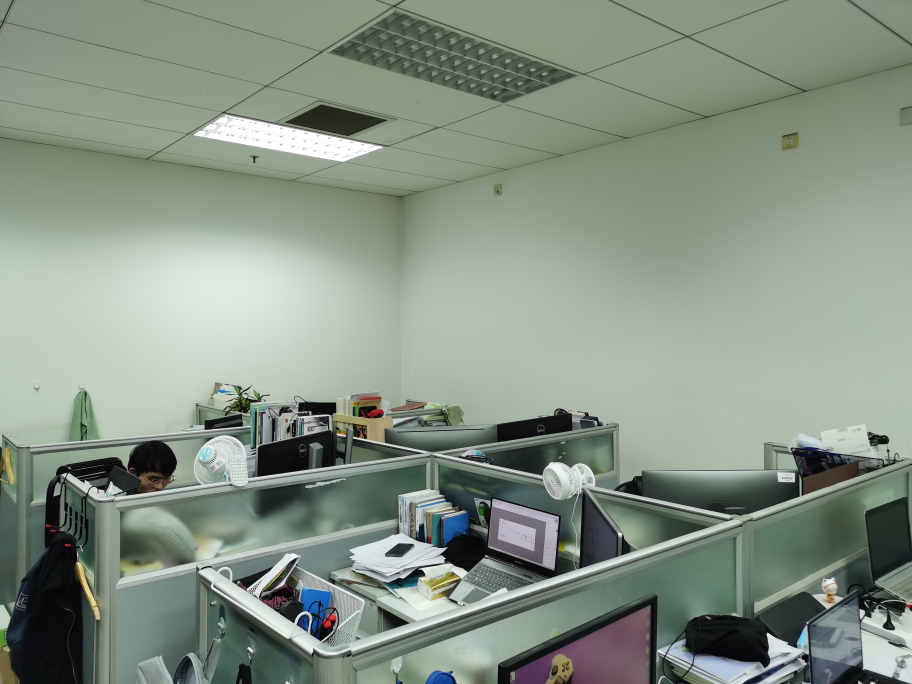
#> input picture data/samples/rt7.jpg, 3648 x 2736 px, found by its file name (shown at 1/4 size)
$ python debug_pipeline.py
#> lines starting #> are read from the running program, lines starting #| are printed output that depends on the picture; after the words box and inside, x2 and y2 are one past the last pixel; in counts of white or black regions, pixels touching at a corner belong together
### src/vp_calib/engine.py
import os
import sys
import math
import numpy as np
import cv2
from typing import List, Tuple, Optional, Union, Any

EPS = 1e-10

def read_image(path: str) -> Optional[np.ndarray]:
    image = cv2.imread(path)
    if image is not None:
        image = cv2.cvtColor(image, cv2.COLOR_BGR2RGB)
    return image

def image_enhance(image: np.ndarray, contrast: float, sharpness: float) -> np.ndarray:
    return cv2.convertScaleAbs(image, alpha=1.2, beta=5)

def get_hough_lines_cv(image: np.ndarray, line_length: int, line_gap: int) -> Tuple[np.ndarray, np.ndarray]:
    if len(image.shape) == 3: gray = cv2.cvtColor(image, cv2.COLOR_RGB2GRAY)
    else: gray = image
    clahe = cv2.createCLAHE(clipLimit=2.0, tileGridSize=(8, 8))
    gray_clahe = clahe.apply(gray)
    high_thresh, _ = cv2.threshold(gray_clahe, 0, 255, cv2.THRESH_BINARY + cv2.THRESH_OTSU)
    edges = cv2.Canny(gray_clahe, high_thresh * 0.4, high_thresh, apertureSize=3)
    lines = cv2.HoughLinesP(edges, 1, np.pi/180, threshold=45, minLineLength=line_length, maxLineGap=line_gap)
    if lines is None: return np.array([]), edges
    return lines.reshape(-1, 2, 2), edges

def refine_vp_svd(lines: np.ndarray) -> np.ndarray:
    if len(lines) < 2: return np.array([0, 0, 0.0])
    pts1, pts2 = lines[:, 0], lines[:, 1]
    L = np.cross(np.c_[pts1, np.ones(len(pts1))], np.c_[pts2, np.ones(len(pts2))])
    _, _, Vh = np.linalg.svd(L)
    vp = Vh[-1, :]
    if abs(vp[2]) < EPS: return vp / (np.linalg.norm(vp[:2]) + EPS)
    return vp / vp[2]

def run_vectorized_ransac(lines: np.ndarray, iterations: int, threshold: float, ignore_mask: Optional[np.ndarray] = None, vp_type: str = None, pp: np.ndarray = None) -> Tuple[Optional[np.ndarray], Optional[np.ndarray]]:
    num_lines = lines.shape[0]
    if num_lines < 2: return None, None
    valid_indices = np.where(~ignore_mask)[0] if ignore_mask is not None else np.arange(num_lines)
    if len(valid_indices) < 2: return None, None
    idx_pairs = np.random.choice(valid_indices, size=(min(iterations, 2000), 2), replace=True)
    L1 = np.cross(np.c_[lines[idx_pairs[:,0],0], np.ones(len(idx_pairs))], np.c_[lines[idx_pairs[:,0],1], np.ones(len(idx_pairs))])
    L2 = np.cross(np.c_[lines[idx_pairs[:,1],0], np.ones(len(idx_pairs))], np.c_[lines[idx_pairs[:,1],1], np.ones(len(idx_pairs))])
    hyp = np.cross(L1, L2)
    mask = np.abs(hyp[:, 2]) > EPS
    hyp = hyp[mask]; hyp /= (hyp[:, 2:3] + EPS)

    # [改良 2] Spatial Constraints for Indoor Environments
    if vp_type == 'forward' and pp is not None:
        dist = np.linalg.norm(hyp[:, :2] - pp, axis=1)
        hyp = hyp[dist < pp[0] * 1.0] # Forward VP is near center
    elif vp_type == 'vertical' and pp is not None:
        dist = np.linalg.norm(hyp[:, :2] - pp, axis=1)
        hyp = hyp[dist > pp[0] * 1.5] # Vertical VP is far from center

    if len(hyp) == 0: return None, None
    line_dirs = lines[:, 1] - lines[:, 0]
    v_dirs = hyp[:, np.newaxis, :2] - lines[np.newaxis, :, 0, :2]
    cos_theta = np.abs(np.sum(v_dirs * line_dirs[np.newaxis], axis=2) / (np.linalg.norm(v_dirs, axis=2) * np.linalg.norm(line_dirs, axis=1) + EPS))
    in_mat = cos_theta > math.cos(threshold * np.pi / 180.0)
    best_idx = np.argmax(np.sum(in_mat, axis=1))
    return hyp[best_idx], in_mat[best_idx]

def get_vp_inliers(image_input: Any, contrast: float, sharpness: float, sigma: float,
                   iterations: int, line_len: int, line_gap: int, threshold: float,
                   processing_width: int = 960) -> Tuple[List, List, List]:
    """
    Detects vanishing points and their inlier lines using RANSAC.

    Args:
        image_input: Path to the image or numpy array of the image.
        contrast: Contrast enhancement factor.
        sharpness: Sharpness enhancement factor.
        sigma: Gaussian blur sigma.
        iterations: Number of RANSAC iterations.
        line_len: Minimum line length for Hough transform.
        line_gap: Maximum line gap for Hough transform.
        threshold: Inlier threshold angle in degrees.
        processing_width: Width to resize image for processing.

    Returns:
        Tuple containing inlier masks, vanishing points, and visualization data.
    """
    full_image = read_image(image_input) if isinstance(image_input, str) else image_input
    if full_image is None: return [], [], [None, None, None, np.array([])]
    h, w = full_image.shape[:2]
    scale = processing_width / float(w)
    img_s = cv2.resize(full_image, (processing_width, int(h * scale)))
    sh, sw = img_s.shape[:2]
    if sigma > 0: img_s = cv2.GaussianBlur(img_s, (int(sigma*2)|1, int(sigma*2)|1), sigma)
    enh = image_enhance(img_s, contrast, sharpness)
    lines_s, edges_s = get_hough_lines_cv(enh, line_len, line_gap)
    if lines_s.size == 0: return [], [None, None, None], [full_image, enh, edges_s, np.array([])]

    dy, dx = np.abs(lines_s[:, 1, 1] - lines_s[:, 0, 1]), np.abs(lines_s[:, 1, 0] - lines_s[:, 0, 0])
    y_mean = np.mean(lines_s[:, :, 1], axis=1)

    # [改良 1] 更精細的語意篩選
    # 垂直池: 嚴格垂直線 (dy > dx * 2.0)
    v_mask = (dy > dx * 2.0)
    # 車道/深度池: 非垂直線
    road_mask = (~v_mask)

    pp_s = np.array([sw/2, sh/2])

    # RANSAC (導入空間約束)
    _, i_y = run_vectorized_ransac(lines_s, iterations, threshold, ignore_mask=~v_mask, vp_type='vertical', pp=pp_s)
    _, i_z = run_vectorized_ransac(lines_s, iterations, threshold, ignore_mask=~road_mask, vp_type='forward', pp=pp_s)

    def compute_vp_from_mask(m):
        if m is None or np.sum(m) < 2: return np.array([0, 0, 0.0])
        v = refine_vp_svd(lines_s[m])
        return np.array([v[0]/scale, v[1]/scale, v[2]])

    vy, vz = compute_vp_from_mask(i_y), compute_vp_from_mask(i_z)

    # [改良 3] Fallback 策略：若偵測不到 Vz，使用影像中心偏上點作為前進方向
    if np.linalg.norm(vz[:2]) < 1e-3 or vz[2] < 0.5:
        vz = np.array([w/2, h/2, 1.0])
    if np.linalg.norm(vy[:2]) < 1e-3: vy = np.array([0, 1, 0.0])

    # X 軸預設 (會由後續 cross product 校正)
    vx = np.array([1, 0, 0.0])

    return [None, i_z, i_y], [vx, vz, vy], [full_image, enh, edges_s, lines_s / scale]

# [34 lines left out: functions calculate_rotation_matrix, reconstruct_vps, calculate_camera_attitude, not called in this run]

def adapt_to_kitti_frame(ypr: np.ndarray) -> np.ndarray:
    y, p, r = ypr
    return np.array([(y + 180) % 360 - 180, p, (r + 90) % 180 - 90])

# [50 lines left out: functions draw_axes_on_image, estimate_origin_from_inliers, determine_focal_length, not called in this run]

def draw_inliers(image: np.ndarray, masks: List[np.ndarray], lines: np.ndarray) -> np.ndarray:
    out = image.copy(); cv_colors = [(0, 0, 255), (255, 255, 0), (0, 255, 0)]
    for i, m in enumerate(masks):
        if m is None or i >= len(cv_colors): continue
        v_lines = lines[m]; v_lines = sorted(v_lines, key=lambda x: np.linalg.norm(x[1]-x[0]), reverse=True)[:15]
        for l in v_lines: cv2.line(out, tuple(l[0].astype(int)), tuple(l[1].astype(int)), cv_colors[i], 2)
    return out

# [33 lines left out: function main, not called in this run]

### scripts/debug_pipeline.py
import sys
import os
import cv2
import numpy as np

sys.path.append(os.path.abspath(os.path.join(os.path.dirname(__file__), '..', 'src')))

from vp_calib.engine import get_vp_inliers, draw_inliers

def main():
    img_path = "data/samples/rt7.jpg"
    print(f"Running pipeline debug for {img_path}")

    # Run the get_vp_inliers function with the latest parameters
    inliers, vps, viz_stuff = get_vp_inliers(
        img_path, contrast=1.5, sharpness=2.0, sigma=3,
        iterations=3000, line_len=60, line_gap=15, threshold=2.0,
        processing_width=960
    )
#> in read_image, image is the input picture: shape (2736, 3648, 3); mean B, G, R 133.6, 146.7, 134.3
#> in get_hough_lines_cv, `gray_clahe = clahe.apply(gray)`:
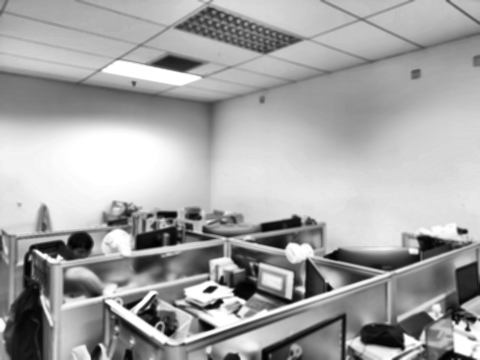
#> gray_clahe: shape (720, 960) (shown at 1/2 size); min 1, max 255, mean 165.6
#> in get_hough_lines_cv, `high_thresh, _ = cv2.threshold(gray_clahe, 0, 255, cv2.THRESH_BINARY +..`: high_thresh = 144
#> in get_hough_lines_cv, `edges = cv2.Canny(gray_clahe, high_thresh * 0.4, high_thresh, aperture..`:
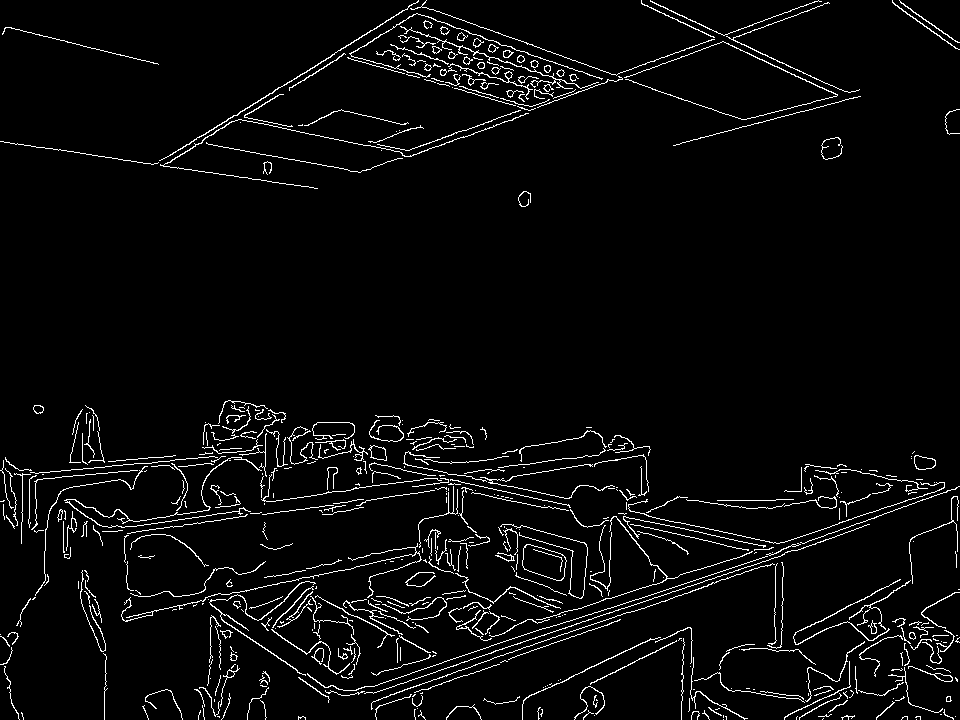
#> edges: shape (720, 960); 4% white in thin lines or dots
#> in get_hough_lines_cv, `lines = cv2.HoughLinesP(edges, 1, np.pi/180, threshold=45, minLineLeng..`: lines = 175 rows, first 6: [576, 609, 762, 549], [157, 163, 418, 0], [641, 3, 848, 99], [354, 459, 568, 504], [383, 697, 512, 652], [614, 81, 827, 3]
#> in get_vp_inliers, `dy, dx = np.abs(lines_s[:, 1, 1] - lines_s[:, 0, 1]), np.abs(lines_s[:..`: dy = 175 values, max 163 at index 1, min 0 at index 112, mean 30.78; dx = 175 values, max 277 at index 10, min 0 at index 153, mean 103.5
#> in get_vp_inliers, `y_mean = np.mean(lines_s[:, :, 1], axis=1)`: y_mean = 175 values, max 716 at index 112, min 25 at index 139, mean 443.2
#> in run_vectorized_ransac, `valid_indices = np.where(~ignore_mask)[0] if ignore_mask is not None e..`: valid_indices = [140, 151, 153, 159, 165, 166, 168]
#> in run_vectorized_ransac, `idx_pairs = np.random.choice(valid_indices, size=(min(iterations, 2000..`: idx_pairs = 2000 pairs, first value 140 to 168, second value 140 to 168
#> in run_vectorized_ransac, `L1 = np.cross(np.c_[lines[idx_pairs[:,0],0], np.ones(len(idx_pairs))],..`: L1 = 2000 rows, first 8: [74, 2, -51822], [71, 1, -15513], [68, 12, -29200], [84, 1, -65642], [61, 18, -12340], [74, 2, -51822], [71, 1, -15513], [74, 2, -51822]
#> in run_vectorized_ransac, `L2 = np.cross(np.c_[lines[idx_pairs[:,1],0], np.ones(len(idx_pairs))],..`: L2 = 2000 rows, first 8: [61, 18, -12340], [68, 12, -29200], [68, 12, -29200], [68, 12, -29200], [77, 0, -60214], [70, 21, -29281], [71, 1, -15513], [77, 0, -60214]
#> in run_vectorized_ransac, `hyp = np.cross(L1, L2)`: hyp = 2000 rows, first 8: [908116, -2247982, 1210], [156956, 1018316, 784], [0, 0, 0], [758504, -2010856, 940], [-1083852, 2722874, -1386], [1029700, -1460746, 1414], [0, 0, 0], [-120428, 465542, -154]
#> in run_vectorized_ransac, `hyp = hyp[mask]`: hyp = 1718 rows, first 8: [908116, -2247982, 1210], [156956, 1018316, 784], [758504, -2010856, 940], [-1083852, 2722874, -1386], [1029700, -1460746, 1414], [-120428, 465542, -154], [1349201, -2135336, 1694], [-296492, -993041, -1421]
#> in run_vectorized_ransac, `hyp /= hyp[:, 2:3] + EPS`: hyp = 1718 rows, first 8: [750.5, -1857.8, 1], [200.2, 1298.9, 1], [806.9, -2139.2, 1], [782, -1964.6, 1], [728.2, -1033.1, 1], [782, -3023, 1], [796.5, -1260.5, 1], [208.7, 698.8, 1]
#> in run_vectorized_ransac, `dist = np.linalg.norm(hyp[:, :2] - pp, axis=1)`: dist = 1718 values, max 258650.5 at index 10, min 434.1 at index 40, mean 18749.8
#> in run_vectorized_ransac, `hyp = hyp[dist > pp[0] * 1.5]`: hyp = 1384 rows, first 8: [750.5, -1857.8, 1], [200.2, 1298.9, 1], [806.9, -2139.2, 1], [782, -1964.6, 1], [728.2, -1033.1, 1], [782, -3023, 1], [796.5, -1260.5, 1], [805.8, -2045.2, 1]
#> in run_vectorized_ransac, `line_dirs = lines[:, 1] - lines[:, 0]`: line_dirs = 175 pairs, first value 0 to 277, second value -163 to 100
#> in run_vectorized_ransac, `in_mat = cos_theta > math.cos(threshold * np.pi / 180.0)`:
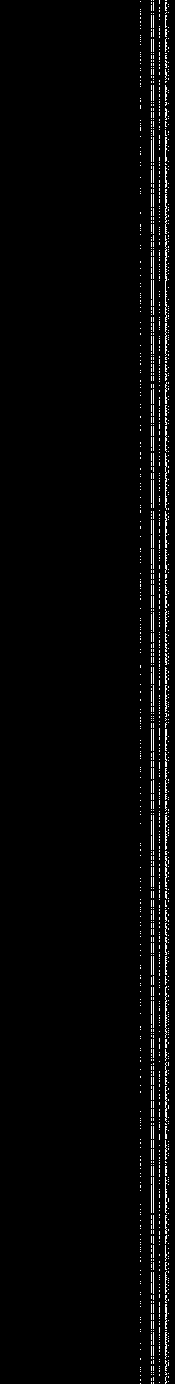
#> in_mat: shape (1384, 175) bool; 2.3% white in thin lines or dots, all inside (x1, y1, x2, y2) = (140, 0, 169, 1384)
#> in run_vectorized_ransac, `best_idx = np.argmax(np.sum(in_mat, axis=1))`: best_idx = 0
#> call 2 of run_vectorized_ransac, with lines = array of shape (175, 2, 2), iterations = 3000, threshold = 2, ignore_mask = array of shape (175,), vp_type = 'forward', pp = array of shape (2,)
#> in run_vectorized_ransac (call 2), `valid_indices = np.where(~ignore_mask)[0] if ignore_mask is not None e..`: valid_indices = 168 values from 0 to 174
#> in run_vectorized_ransac (call 2), `idx_pairs = np.random.choice(valid_indices, size=(min(iterations, 2000..`: idx_pairs = 2000 pairs, first value 0 to 174, second value 0 to 174
#> in run_vectorized_ransac (call 2), `L1 = np.cross(np.c_[lines[idx_pairs[:,0],0], np.ones(len(idx_pairs))],..`: L1 = 2000 rows, first 8: [-28, 195, -27701], [1, 67, -30890], [-24, 68, -26036], [-37, 109, -34495], [-24, 112, -43544], [-5, 82, -47755], [-24, 68, -26036], [31, 87, -72076]
#> in run_vectorized_ransac (call 2), `L2 = np.cross(np.c_[lines[idx_pairs[:,1],0], np.ones(len(idx_pairs))],..`: L2 = 2000 rows, first 8: [-47, 155, 11219], [-28, 195, -27701], [17, 124, -67405], [-19, 66, -32622], [33, 91, -27434], [-12, 83, -41583], [4, 66, -31300], [-55, 192, 8689]
#> in run_vectorized_ransac (call 2), `hyp = np.cross(L1, L2)`: hyp = 2000 rows, first 8: [6481360, 1616079, 4825], [4167583, 892621, 2071], [-1355076, -2060332, -4132], [-1279128, -551609, -371], [889896, -2095368, -5880], [553859, 365145, 569], [-410024, -855344, -1856], [14594535, 3694821, 10737]
#> in run_vectorized_ransac (call 2), `hyp = hyp[mask]`: hyp = 1982 rows, first 8: [6481360, 1616079, 4825], [4167583, 892621, 2071], [-1355076, -2060332, -4132], [-1279128, -551609, -371], [889896, -2095368, -5880], [553859, 365145, 569], [-410024, -855344, -1856], [14594535, 3694821, 10737]
#> in run_vectorized_ransac (call 2), `hyp /= hyp[:, 2:3] + EPS`: hyp = 1982 rows, first 8: [1343.3, 334.9, 1], [2012.4, 431, 1], [327.9, 498.6, 1], [3447.8, 1486.8, 1], [-151.3, 356.4, 1], [973.4, 641.7, 1], [220.9, 460.9, 1], [1359.3, 344.1, 1]
#> in run_vectorized_ransac (call 2), `dist = np.linalg.norm(hyp[:, :2] - pp, axis=1)`: dist = 1982 values, max 5672084.5 at index 164, min 73.23 at index 755, mean 5914.2
#> in run_vectorized_ransac (call 2), `hyp = hyp[dist < pp[0] * 1.0]`: hyp = 709 rows, first 8: [327.9, 498.6, 1], [220.9, 460.9, 1], [623.8, 574.1, 1], [380.9, 470.4, 1], [584.9, 621.7, 1], [338.1, 434.9, 1], [851.9, 624.2, 1], [712.5, 581.3, 1]
#> in run_vectorized_ransac (call 2), `in_mat = cos_theta > math.cos(threshold * np.pi / 180.0)`:
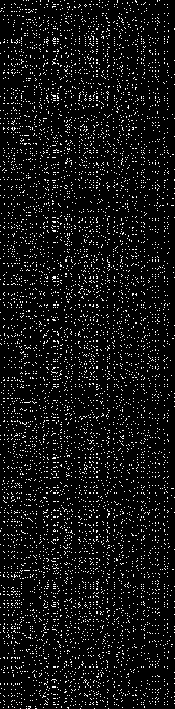
#> in_mat: shape (709, 175) bool; 7.5% white in thin lines or dots
#> in run_vectorized_ransac (call 2), `best_idx = np.argmax(np.sum(in_mat, axis=1))`: best_idx = 152
#> in refine_vp_svd, `pts1, pts2 = lines[:, 0], lines[:, 1]`: pts1 = [[774, 626], [782, 626], [416, 76], [681, 714], [4, 672]]; pts2 = [[775, 542], [782, 549], [428, 8], [683, 640], [22, 611]]
#> in refine_vp_svd, `L = np.cross(np.c_[pts1, np.ones(len(pts1))], np.c_[pts2, np.ones(len(..`: L = [[84, 1, -65642], [77, 0, -60214], [68, 12, -29200], [74, 2, -51822], [61, 18, -12340]]
#> in refine_vp_svd, `_, _, Vh = np.linalg.svd(L)`: Vh = [[-0.00144, -6.38e-05, 1], [-0.931, -0.366, -0.00136], [-0.366, 0.931, -0.000467]]
#> in refine_vp_svd, `vp = Vh[-1, :]`: vp = [-0.366, 0.931, -0.000467]
#> in compute_vp_from_mask, `v = refine_vp_svd(lines_s[m])`: v = [783.6, -1994.5, 1]
#> in refine_vp_svd (call 2), `L = np.cross(np.c_[pts1, np.ones(len(pts1))], np.c_[pts2, np.ones(len(..`: L = 31 rows, first 8: [45, 129, -107148], [85, 248, -203569], [26, 70, -59330], [-12, 138, -79698], [-40, 87, -30549], [29, 76, -64843], [73, 201, -167693], [-5, 75, -43550]
#> in get_vp_inliers, `vy, vz = compute_vp_from_mask(i_y), compute_vp_from_mask(i_z)`: vy = [2977.7, -7578.9, 1]; vz = [2202, 2374, 1]
#> inliers = 3 items; vps = [[1, 0, 0], [2202, 2374, 1], [2977.7, -7578.9, 1]]; viz_stuff = 4 items

    full_image, enhanced_img, edges_small, lines = viz_stuff

    os.makedirs("outputs/pipeline", exist_ok=True)

    # 1. Enhanced Image
    cv2.imwrite("outputs/pipeline/01_enhanced.jpg", cv2.cvtColor(enhanced_img, cv2.COLOR_RGB2BGR))
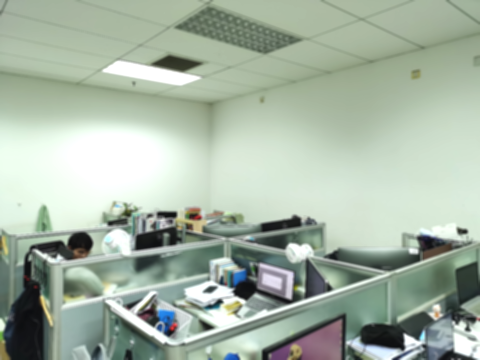
#> saved as 01_enhanced.jpg: shape (720, 960, 3) (shown at 1/2 size); mean B, G, R 164.6, 179.9, 165.6

    # 2. Canny Edges
    cv2.imwrite("outputs/pipeline/02_edges.jpg", edges_small)

    # 3. All Detected Lines
    lines_img = full_image.copy()
    for line in lines:
        cv2.line(lines_img, tuple(line[0].astype(int)), tuple(line[1].astype(int)), (0, 255, 255), 2)
#> this loop made 175 passes
#> line on passes 1 to 3: [[2188.8, 2314.2], [2895.6, 2086.2]], [[596.6, 619.4], [1588.4, 0]], [[2435.8, 11.4], [3222.4, 376.2]]
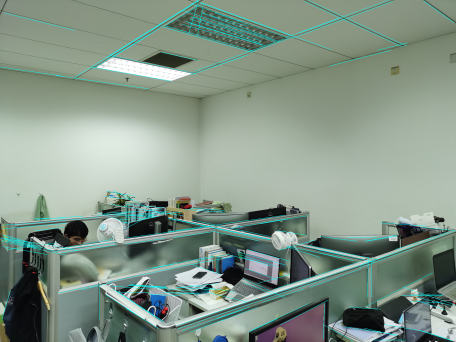
#> lines_img: shape (2736, 3648, 3) (shown at 1/8 size); mean R, G, B 132, 149.5, 136.6
    cv2.imwrite("outputs/pipeline/03_all_lines.jpg", cv2.cvtColor(lines_img, cv2.COLOR_RGB2BGR))

    # 4. RANSAC Inliers
    inliers_img = draw_inliers(full_image, inliers, lines)
#> the loop in draw_inliers, `for i, m in enumerate(masks):` made 3 passes
#> m on pass 1: None
    cv2.imwrite("outputs/pipeline/04_ransac_inliers.jpg", cv2.cvtColor(inliers_img, cv2.COLOR_RGB2BGR))
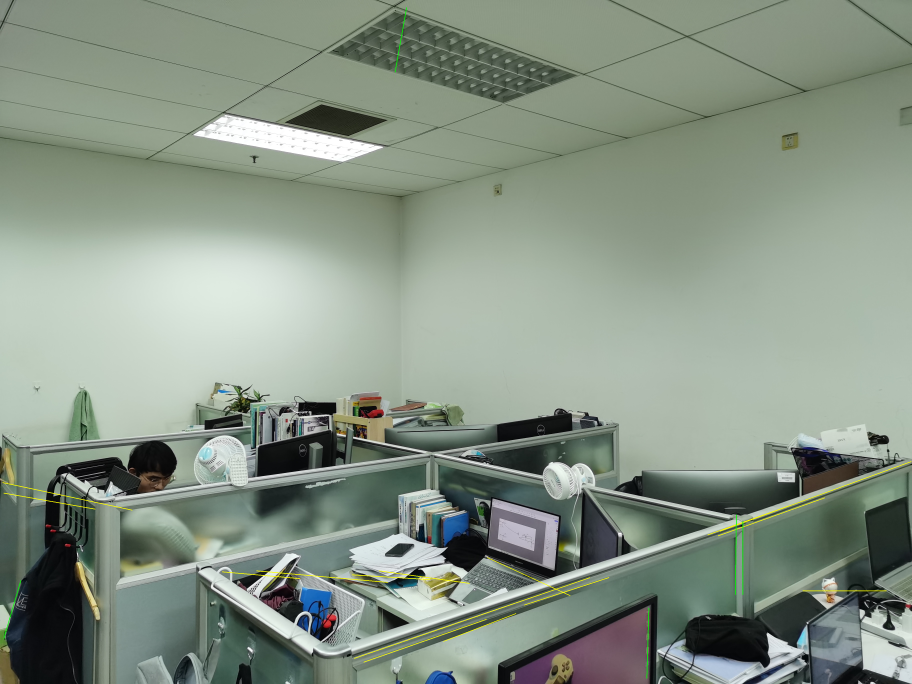
#> saved as 04_ransac_inliers.jpg: shape (2736, 3648, 3) (shown at 1/4 size); mean B, G, R 133.3, 147, 134.5

    print("Pipeline images saved in outputs/pipeline/")

if __name__ == "__main__":
    main()
